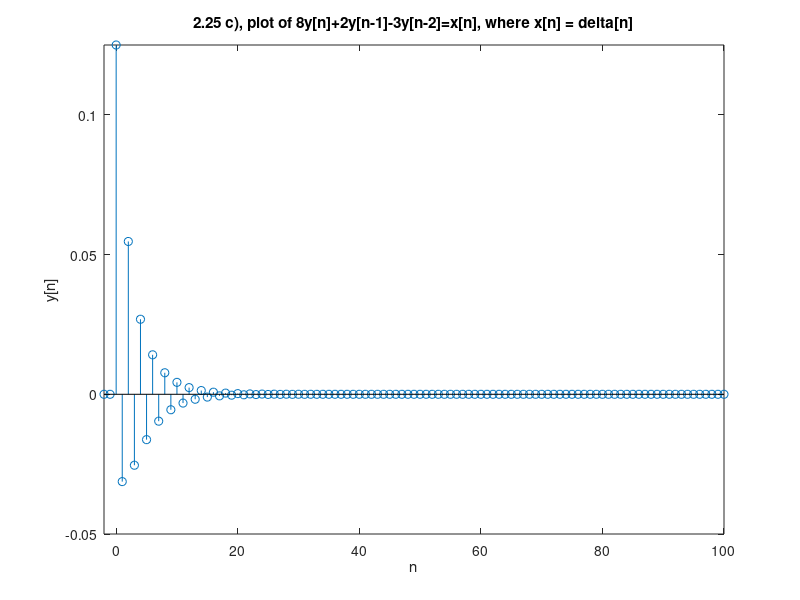

Write MATLAB code to recreate this figure.
y = zeros(1,103);
y(1) = 0; % y(-2)
y(2) = 0; % y(-1)
y(3) = 1/8; % y(0)
for n = 4:1:101
    y(n) = (-2*y(n-1)+3*y(n-2))/8; %because of indexing of matlab
end

n = -2:100;

figure
stem(n,y)
axis([-2 100 -0.05 1/8])
title('2.25 c), plot of 8y[n]+2y[n-1]-3y[n-2]=x[n], where x[n] = delta[n]')
xlabel('n')
ylabel('y[n]')